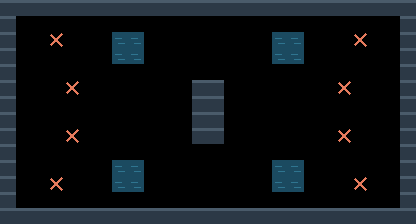

The image is a tile-based game level rendered from a .tmx file. Its description and complete source (layers, tilesets, objects, tile grids) follow:
An orthogonal 26x14 tile map with 16x16 px tiles, 2 tile layers (terreno, marcadores).

<map version="1.10" tiledversion="1.11.0" orientation="orthogonal" renderorder="right-down" width="26" height="14" tilewidth="16" tileheight="16" infinite="0" nextlayerid="3" nextobjectid="1">
 <properties>
  <property name="tipo" value="arc_combate" />
  <property name="nombre" value="cartas" />
 </properties>
 <tileset firstgid="1" source="muelle.tsx" />
 <layer id="1" name="terreno" width="26" height="14">
  <data encoding="csv">
1,1,1,1,1,1,1,1,1,1,1,1,1,1,1,1,1,1,1,1,1,1,1,1,1,1,
1,0,0,0,0,0,0,0,0,0,0,0,0,0,0,0,0,0,0,0,0,0,0,0,0,1,
1,0,0,0,0,0,0,2,2,0,0,0,0,0,0,0,0,2,2,0,0,0,0,0,0,1,
1,0,0,0,0,0,0,2,2,0,0,0,0,0,0,0,0,2,2,0,0,0,0,0,0,1,
1,0,0,0,0,0,0,0,0,0,0,0,0,0,0,0,0,0,0,0,0,0,0,0,0,1,
1,0,0,0,0,0,0,0,0,0,0,0,1,1,0,0,0,0,0,0,0,0,0,0,0,1,
1,0,0,0,0,0,0,0,0,0,0,0,1,1,0,0,0,0,0,0,0,0,0,0,0,1,
1,0,0,0,0,0,0,0,0,0,0,0,1,1,0,0,0,0,0,0,0,0,0,0,0,1,
1,0,0,0,0,0,0,0,0,0,0,0,1,1,0,0,0,0,0,0,0,0,0,0,0,1,
1,0,0,0,0,0,0,0,0,0,0,0,0,0,0,0,0,0,0,0,0,0,0,0,0,1,
1,0,0,0,0,0,0,2,2,0,0,0,0,0,0,0,0,2,2,0,0,0,0,0,0,1,
1,0,0,0,0,0,0,2,2,0,0,0,0,0,0,0,0,2,2,0,0,0,0,0,0,1,
1,0,0,0,0,0,0,0,0,0,0,0,0,0,0,0,0,0,0,0,0,0,0,0,0,1,
1,1,1,1,1,1,1,1,1,1,1,1,1,1,1,1,1,1,1,1,1,1,1,1,1,1
</data>
 </layer>
 <layer id="2" name="marcadores" width="26" height="14">
  <data encoding="csv">
0,0,0,0,0,0,0,0,0,0,0,0,0,0,0,0,0,0,0,0,0,0,0,0,0,0,
0,0,0,0,0,0,0,0,0,0,0,0,0,0,0,0,0,0,0,0,0,0,0,0,0,0,
0,0,0,3,0,0,0,0,0,0,0,0,0,0,0,0,0,0,0,0,0,0,3,0,0,0,
0,0,0,0,0,0,0,0,0,0,0,0,0,0,0,0,0,0,0,0,0,0,0,0,0,0,
0,0,0,0,0,0,0,0,0,0,0,0,0,0,0,0,0,0,0,0,0,0,0,0,0,0,
0,0,0,0,3,0,0,0,0,0,0,0,0,0,0,0,0,0,0,0,0,3,0,0,0,0,
0,0,0,0,0,0,0,0,0,0,0,0,0,0,0,0,0,0,0,0,0,0,0,0,0,0,
0,0,0,0,0,0,0,0,0,0,0,0,0,0,0,0,0,0,0,0,0,0,0,0,0,0,
0,0,0,0,3,0,0,0,0,0,0,0,0,0,0,0,0,0,0,0,0,3,0,0,0,0,
0,0,0,0,0,0,0,0,0,0,0,0,0,0,0,0,0,0,0,0,0,0,0,0,0,0,
0,0,0,0,0,0,0,0,0,0,0,0,0,0,0,0,0,0,0,0,0,0,0,0,0,0,
0,0,0,3,0,0,0,0,0,0,0,0,0,0,0,0,0,0,0,0,0,0,3,0,0,0,
0,0,0,0,0,0,0,0,0,0,0,0,0,0,0,0,0,0,0,0,0,0,0,0,0,0,
0,0,0,0,0,0,0,0,0,0,0,0,0,0,0,0,0,0,0,0,0,0,0,0,0,0
</data>
 </layer>
</map>
